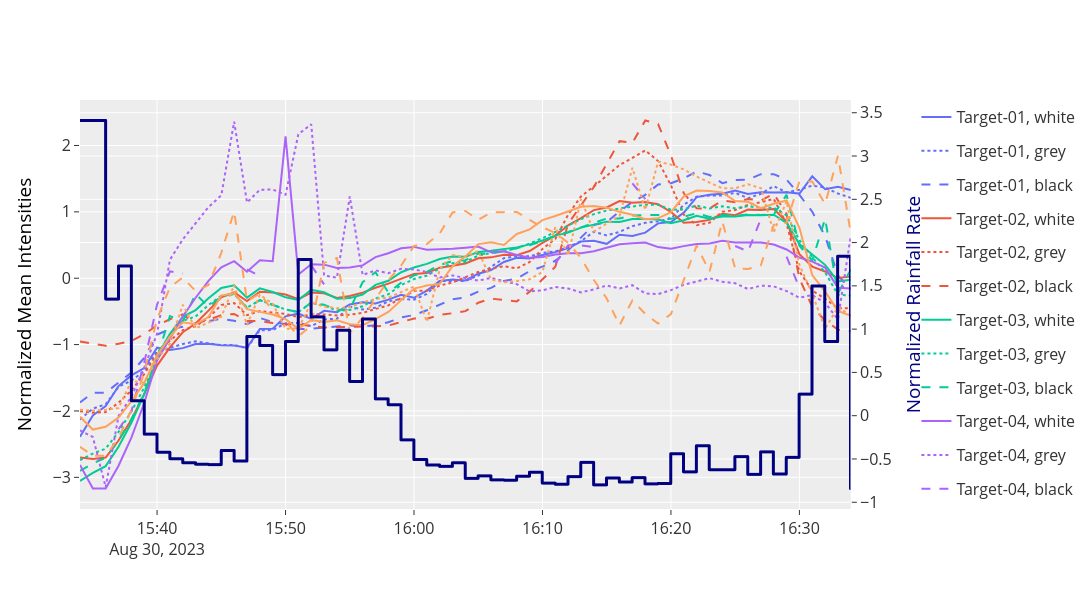

Write notebook code for a chart like this one.
### Markdown cell above
### Mean intensity of targets spearate by intensity

### Code cell
NORMALIZE = True

if NORMALIZE:
    subtarg_stats = subtarget_statistics_norm
    weather_stats = df_relevant_norm
    title_addon = "Normalized "
else:
    subtarg_stats = subtarget_statistics
    weather_stats = df_relevant
    title_addon = ""

target_stat_vs_precipitation(
    subtarg_stats,
    weather_stats.precipitation.intensity_hour_shifted,
    value_name="intensity",
    precipitation_name="Rainfall Rate",
    yaxis_title=f"{title_addon}Mean Intensities",
    yaxis2_title=f"{title_addon}Rainfall Rate",
    compress_legend=False,
    fig_size=(1200, 600),
)
